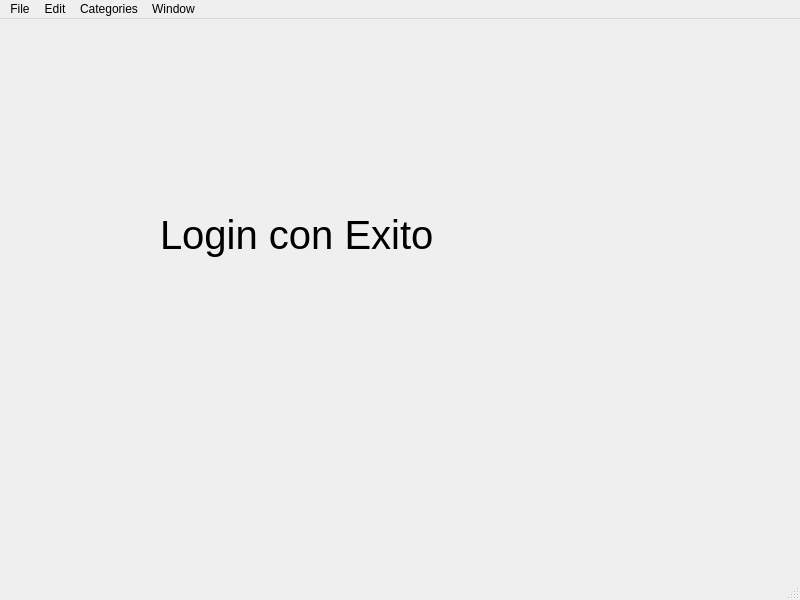
<?xml version="1.0" encoding="UTF-8"?>
<ui version="4.0">
 <class>MainWindow</class>
 <widget class="QMainWindow" name="MainWindow">
  <property name="geometry">
   <rect>
    <x>0</x>
    <y>0</y>
    <width>800</width>
    <height>600</height>
   </rect>
  </property>
  <property name="windowTitle">
   <string>MainWindow</string>
  </property>
  <widget class="QWidget" name="centralwidget">
   <widget class="QLabel" name="label">
    <property name="geometry">
     <rect>
      <x>160</x>
      <y>140</y>
      <width>381</width>
      <height>151</height>
     </rect>
    </property>
    <property name="font">
     <font>
      <pointsize>30</pointsize>
     </font>
    </property>
    <property name="text">
     <string>Login con Exito</string>
    </property>
   </widget>
  </widget>
  <widget class="QMenuBar" name="menubar">
   <property name="geometry">
    <rect>
     <x>0</x>
     <y>0</y>
     <width>800</width>
     <height>22</height>
    </rect>
   </property>
   <widget class="QMenu" name="menuFile">
    <property name="title">
     <string>File</string>
    </property>
   </widget>
   <widget class="QMenu" name="menuEdit">
    <property name="title">
     <string>Edit</string>
    </property>
   </widget>
   <widget class="QMenu" name="menuWindow">
    <property name="title">
     <string>Window</string>
    </property>
   </widget>
   <widget class="QMenu" name="menuCategories">
    <property name="title">
     <string>Categories</string>
    </property>
   </widget>
   <addaction name="menuFile"/>
   <addaction name="menuEdit"/>
   <addaction name="menuCategories"/>
   <addaction name="menuWindow"/>
  </widget>
  <widget class="QStatusBar" name="statusbar"/>
  <action name="actionEdit">
   <property name="text">
    <string>Edit</string>
   </property>
  </action>
  <action name="actionSettings">
   <property name="text">
    <string>Settings</string>
   </property>
  </action>
  <action name="actionWindow">
   <property name="text">
    <string>Window</string>
   </property>
  </action>
 </widget>
 <resources/>
 <connections/>
</ui>
